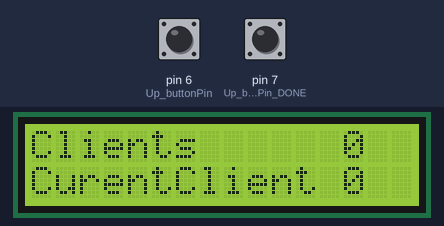
This sketch was run on a simulated Arduino Uno, built with avr-gcc and run on an emulated ATmega328P. Shown: 16×2 character LCD. Inputs (shaded band) come from the test bench; at power-on: pin 6 (Up_buttonPin) HIGH, pin 7 (Up_buttonPin_DONE) HIGH. What the sketch prints to the serial monitor is not drawn.

Above: at 1.2 s.
1.3 s: pin 6 (Up_buttonPin) pulled LOW for 0.15 s
At 1.9 s:
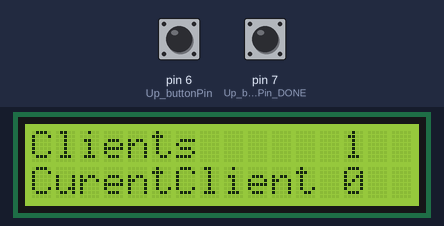
2.9 s: pin 7 (Up_buttonPin_DONE) pulled LOW for 0.15 s
At 4.1 s:
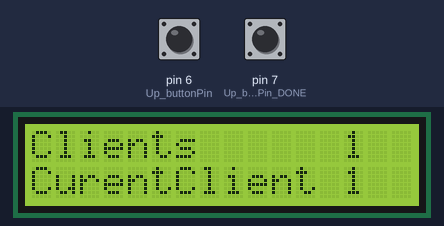
4.5 s: pin 6 (Up_buttonPin) pulled LOW for 1 s
At 5.6 s:
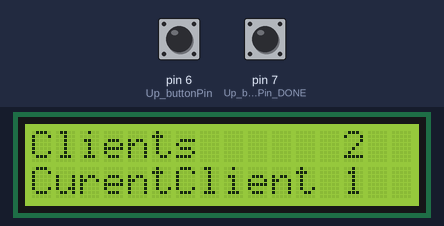
7.0 s: pin 7 (Up_buttonPin_DONE) pulled LOW for 1 s
At 7.5 s:
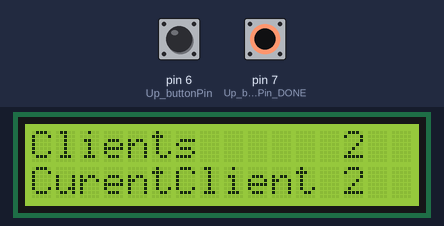
9.5 s: pin 7 (Up_buttonPin_DONE) pulsed LOW 2 times (0.12 s each, 0.3 s apart)
At 10.9 s:
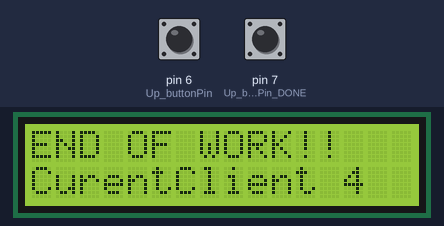
Timing chart, 0 to 12.5 s (numbered marks = the images above; inputs shaded):
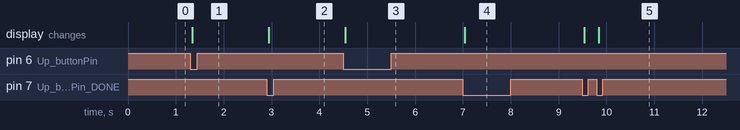

The sketch:

doublecounter.ino
```cpp
// include the library code:
#include <LiquidCrystal.h>

// initialize the library with the numbers of the interface pins
LiquidCrystal lcd(12, 11, 5, 4, 3, 2);
const int  Up_buttonPin   = 6;    // the pin that the pushbutton is attached to
const int  Up_buttonPin_DONE = 7;
const int reset = 9;
// Variables will change:
int NEW = 0;
int DONE = 0;
int TOTAL_CLIENTS = 0;
int up_buttonState = 0;         // current state of the up button
int up_buttonState_DONE = 0;
int up_lastButtonState = 0;     // previous state of the up button
int up_lastButtonState_DONE = 0;
bool bPress = false;
bool bPress_DONE = false;
bool start = true;
bool FULL = false;

void setup() {


  // set up the LCD's number of columns and rows:
  lcd.begin(16, 2);
  // Print a message to the LCD.
  //lcd.print("Clients");
  Serial.begin(9600);
  pinMode( Up_buttonPin , INPUT_PULLUP);
  pinMode( Up_buttonPin_DONE , INPUT_PULLUP);
   pinMode( reset , INPUT_PULLUP);


  // Print a message to the LCD.

  lcd.setCursor(0,0);
  lcd.print("Clients");
  lcd.setCursor(13,0);
  lcd.print(NEW);
  lcd.setCursor(0,1);
  lcd.print("CurentClient");
  lcd.setCursor(13,1);
  lcd.print(DONE);


}

void loop() {


if(start == true){


  if(DONE <4){
    if(NEW < 4){
  lcd.setCursor(13, 0);


   lcd.print(NEW);
      checkUp();
   checkUp_DONE();
     if( bPress){
       bPress = false;
       lcd.setCursor(13,0);
       lcd.print(NEW);
        }
     if( bPress_DONE){
       bPress_DONE = false;
       lcd.setCursor(13,1);
       lcd.print(DONE);
       }
    }else{
    FULL = true;


    lcd.setCursor(0,0);
    lcd.print("COME TOMMOROW   ");
    checkUp_DONE();
      if( bPress_DONE){
        bPress_DONE = false;
        lcd.setCursor(13,1);
        lcd.print(DONE);
        //Εμφανιζεται ο επόμενος πελάτης στο SerialMonitor
        TOTAL_CLIENTS = DONE +1;
        Serial.println(TOTAL_CLIENTS);
       }
       }
    }else{
   lcd.setCursor(0,0);
   lcd.print("END OF WORK!!   ");
   Serial.println("NO OTHER CLIENTS");
   start = false;
  }
  }
}

void checkUp()
{
  up_buttonState = digitalRead(Up_buttonPin);

  // compare the buttonState to its previous state
  if (up_buttonState != up_lastButtonState) {
    // if the state has changed, increment the counter
    if (up_buttonState == LOW) {

        bPress = true;
      // if the current state is HIGH then the button went from off to on:
      NEW++;

    }
    // Delay a little bit to avoid bouncing
    delay(40);
  }
  // save the current state as the last state, for next time through the loop
  up_lastButtonState = up_buttonState;
}

void checkUp_DONE()
{
  up_buttonState_DONE = digitalRead(Up_buttonPin_DONE);

  // compare the buttonState to its previous state
  if (up_buttonState_DONE != up_lastButtonState_DONE) {
    // if the state has changed, increment the counter
    if (up_buttonState_DONE == LOW) {
        bPress_DONE = true;
      // if the current state is HIGH then the button went from off to on:
      DONE++;

    }
    // Delay a little bit to avoid bouncing
    delay(40);
  }
  // save the current state as the last state, for next time through the loop
  up_lastButtonState_DONE = up_buttonState_DONE;
}
```

Measured:
- after the input at 1.3 s, the display: changes at once (image 1)
- after the input at 2.9 s, the display: changes at once (image 2)
- after the input at 4.5 s, the display: changes at once (image 3)
- after the input at 7.0 s, the display: changes at once (image 4)
- after the input at 9.5 s, the display: first changes at once (image 5 shows a later state)
